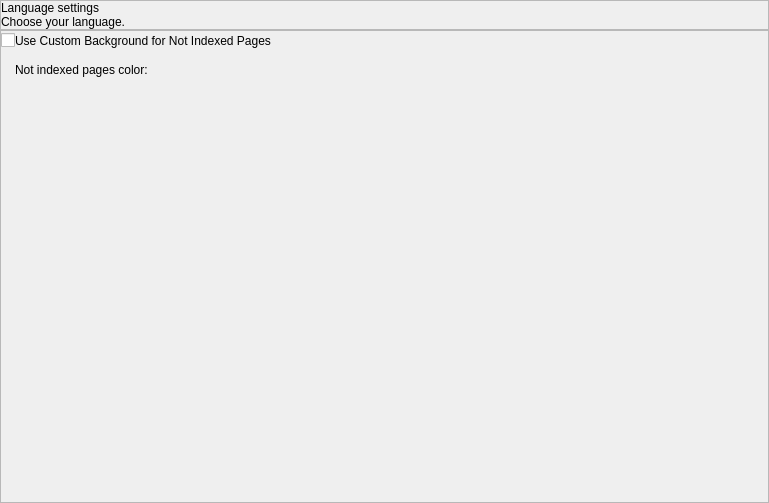
<?xml version="1.0" encoding="UTF-8"?>
<ui version="4.0">
 <class>PageVisualSettingsWidget</class>
 <widget class="QWidget" name="PageVisualSettingsWidget">
  <property name="geometry">
   <rect>
    <x>0</x>
    <y>0</y>
    <width>769</width>
    <height>503</height>
   </rect>
  </property>
  <property name="windowTitle">
   <string>Page visual settings</string>
  </property>
  <layout class="QVBoxLayout" name="verticalLayout_4">
   <property name="spacing">
    <number>0</number>
   </property>
   <property name="leftMargin">
    <number>0</number>
   </property>
   <property name="topMargin">
    <number>0</number>
   </property>
   <property name="rightMargin">
    <number>0</number>
   </property>
   <property name="bottomMargin">
    <number>0</number>
   </property>
   <item>
    <widget class="QFrame" name="headerFrame">
     <property name="minimumSize">
      <size>
       <width>0</width>
       <height>0</height>
      </size>
     </property>
     <property name="maximumSize">
      <size>
       <width>16777215</width>
       <height>16777215</height>
      </size>
     </property>
     <property name="frameShape">
      <enum>QFrame::StyledPanel</enum>
     </property>
     <property name="frameShadow">
      <enum>QFrame::Raised</enum>
     </property>
     <layout class="QVBoxLayout" name="verticalLayout_2">
      <property name="spacing">
       <number>0</number>
      </property>
      <property name="leftMargin">
       <number>0</number>
      </property>
      <property name="topMargin">
       <number>0</number>
      </property>
      <property name="rightMargin">
       <number>0</number>
      </property>
      <property name="bottomMargin">
       <number>0</number>
      </property>
      <item>
       <layout class="QVBoxLayout" name="verticalLayout">
        <item>
         <widget class="QLabel" name="headerName">
          <property name="text">
           <string>Language settings</string>
          </property>
         </widget>
        </item>
        <item>
         <widget class="QLabel" name="text">
          <property name="text">
           <string>Choose your language.</string>
          </property>
         </widget>
        </item>
       </layout>
      </item>
     </layout>
    </widget>
   </item>
   <item>
    <widget class="QFrame" name="settingsFrame">
     <property name="frameShape">
      <enum>QFrame::StyledPanel</enum>
     </property>
     <property name="frameShadow">
      <enum>QFrame::Raised</enum>
     </property>
     <layout class="QVBoxLayout" name="verticalLayout_3">
      <property name="leftMargin">
       <number>0</number>
      </property>
      <property name="topMargin">
       <number>0</number>
      </property>
      <property name="rightMargin">
       <number>0</number>
      </property>
      <property name="bottomMargin">
       <number>0</number>
      </property>
      <item>
       <layout class="QGridLayout" name="gridLayout">
        <property name="horizontalSpacing">
         <number>0</number>
        </property>
        <property name="verticalSpacing">
         <number>9</number>
        </property>
        <item row="1" column="1">
         <layout class="QHBoxLayout" name="horizontalLayout_3">
          <item>
           <widget class="QLabel" name="label_2">
            <property name="text">
             <string>Not indexed pages color:</string>
            </property>
           </widget>
          </item>
          <item>
           <widget class="SeoSpider::ColorSelector" name="colorSelector" native="true">
            <property name="sizePolicy">
             <sizepolicy hsizetype="Fixed" vsizetype="Fixed">
              <horstretch>0</horstretch>
              <verstretch>0</verstretch>
             </sizepolicy>
            </property>
            <property name="minimumSize">
             <size>
              <width>40</width>
              <height>20</height>
             </size>
            </property>
            <property name="controlKey" stdset="0">
             <string notr="true">notIndexedPagesColor</string>
            </property>
           </widget>
          </item>
         </layout>
        </item>
        <item row="0" column="2">
         <spacer name="horizontalSpacer">
          <property name="orientation">
           <enum>Qt::Horizontal</enum>
          </property>
          <property name="sizeHint" stdset="0">
           <size>
            <width>40</width>
            <height>20</height>
           </size>
          </property>
         </spacer>
        </item>
        <item row="0" column="1">
         <widget class="QLabel" name="label">
          <property name="text">
           <string>Use Custom Background for Not Indexed Pages</string>
          </property>
         </widget>
        </item>
        <item row="2" column="1">
         <spacer name="verticalSpacer">
          <property name="orientation">
           <enum>Qt::Vertical</enum>
          </property>
          <property name="sizeHint" stdset="0">
           <size>
            <width>20</width>
            <height>40</height>
           </size>
          </property>
         </spacer>
        </item>
        <item row="0" column="0">
         <widget class="QCheckBox" name="useCustomBackgroundForNotIndexPagesCheckBox">
          <property name="text">
           <string/>
          </property>
          <property name="controlKey" stdset="0">
           <string notr="true">useCustomColorForNotIndexedPages</string>
          </property>
         </widget>
        </item>
       </layout>
      </item>
     </layout>
    </widget>
   </item>
  </layout>
 </widget>
 <customwidgets>
  <customwidget>
   <class>SeoSpider::ColorSelector</class>
   <extends>QWidget</extends>
   <header>color_selector.h</header>
   <container>1</container>
  </customwidget>
 </customwidgets>
 <resources/>
 <connections>
  <connection>
   <sender>useCustomBackgroundForNotIndexPagesCheckBox</sender>
   <signal>toggled(bool)</signal>
   <receiver>colorSelector</receiver>
   <slot>setEnabled(bool)</slot>
   <hints>
    <hint type="sourcelabel">
     <x>8</x>
     <y>47</y>
    </hint>
    <hint type="destinationlabel">
     <x>221</x>
     <y>77</y>
    </hint>
   </hints>
  </connection>
 </connections>
</ui>
